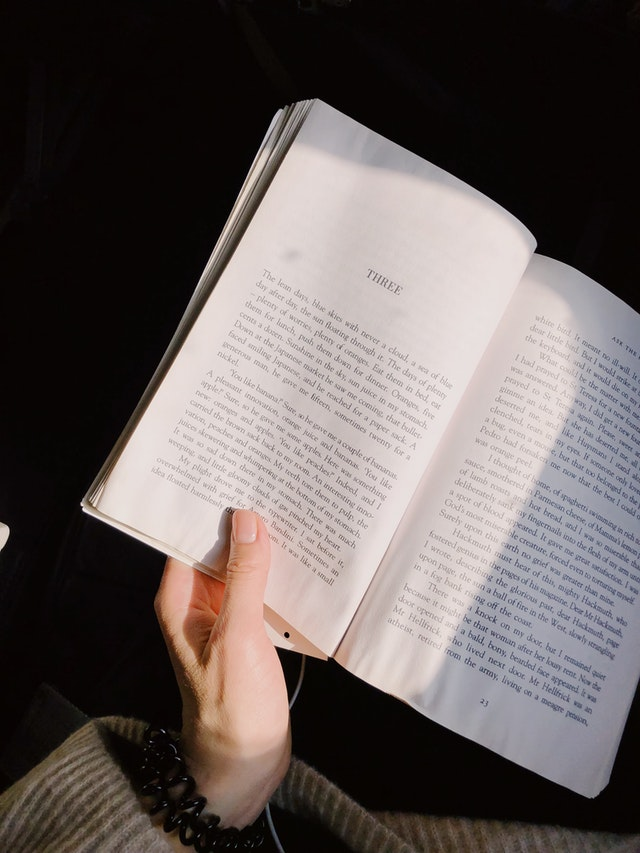
#> input picture book.jpg, 640 x 853 px
$ jupyter execute --allow-errors 13-binarization.ipynb
#> lines starting #> are read from the running program, lines starting #| are printed output that depends on the picture; after the words box and inside, x2 and y2 are one past the last pixel; in counts of white or black regions, pixels touching at a corner belong together
# 13. 이진화

[cell 1]
import cv2

img = cv2.imread('book.jpg', cv2.IMREAD_GRAYSCALE)
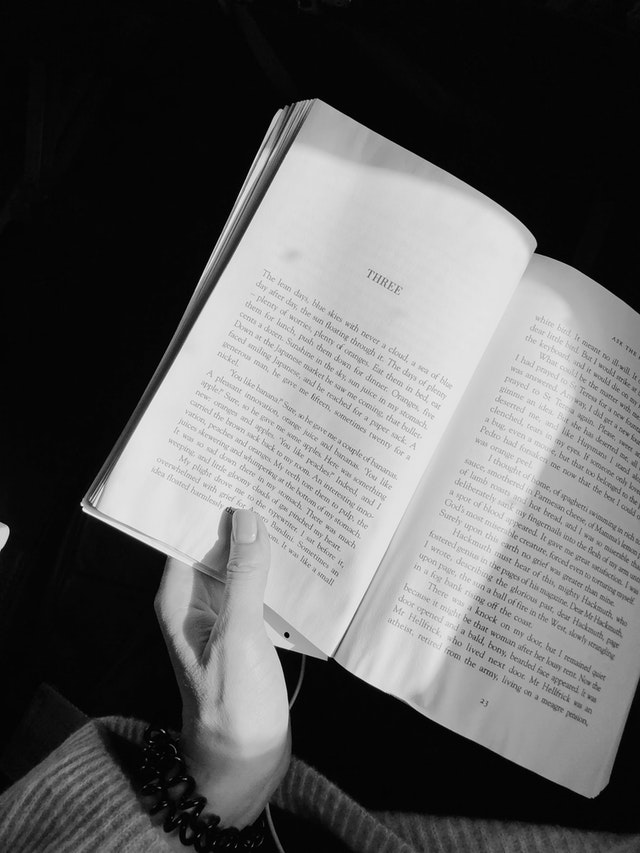
#> img: shape (853, 640); min 0, max 249, mean 94.8

#> (the rest of this cell did not finish here and is left out)

## Trackbar(값 변화에 따른 변형 확인)

[cell 2]
import cv2
img = cv2.imread('book.jpg', cv2.IMREAD_GRAYSCALE)

def empty(pos) :
    # print(pos)
    pass


name = 'Trackbar'
cv2.namedWindow(name)

cv2.createTrackbar('threshold', name, 127, 255, empty) # 트랙바를 만든다. 트랙바의 이름, 만들 윈도우 이름, 범위, 이벤트 처리 등을 인자로 넣는다.
# bar 이름, 창의 이름, 초기값, 최대값, (트랙바 움직였을 때의?) 이벤트 처리

while True : # 동영상 처리와 같다.
    thresh = cv2.getTrackbarPos('threshold', name) # bar 이름, 창의 이름.
    # getTrackbarPos()는 현재 트랙바의 위치(쓰레시홀드 숫자를 나타내므로 int형일 것.)를 반환한다.
    # print(type(thresh))  # <class 'int'>
    ret, binary = cv2.threshold(img, thresh, 255, cv2.THRESH_BINARY)
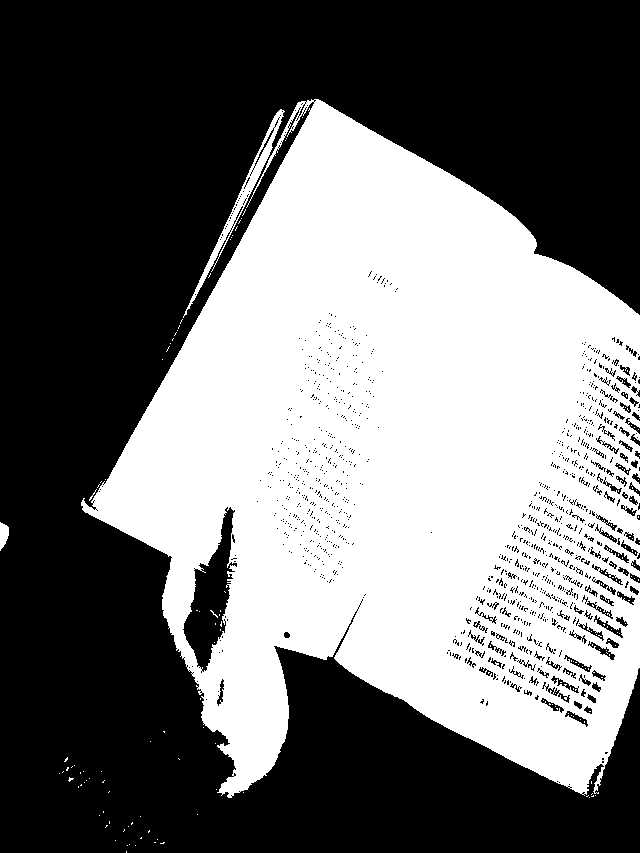
#> binary: shape (853, 640); 44.1% white; 190 white regions (187 under 20 px), largest, box (x1, y1, x2, y2) and area: (81, 99, 640, 798) 238350, (183, 109, 285, 318) 1652, (0, 522, 9, 551) 181
#> ret = 127

    if not ret :
        break

    cv2.imshow(name, binary)
    if cv2.waitKey(1) == ord('q') :
#> (key q is pressed here)
        break

cv2.destroyAllWindows()

## threshold

[cell 3]
# 트랙바 움직임에 따른 쓰레시홀드의 변화를 볼 수 있다.
# 쓰레쉬홀드는 RGB 기반으로 이루어져있음을 알 수 있다. (진한회색 RGB는 127, 밝은 회색은 195이다.)

import cv2
img = cv2.imread('threshold.jpg', cv2.IMREAD_GRAYSCALE)
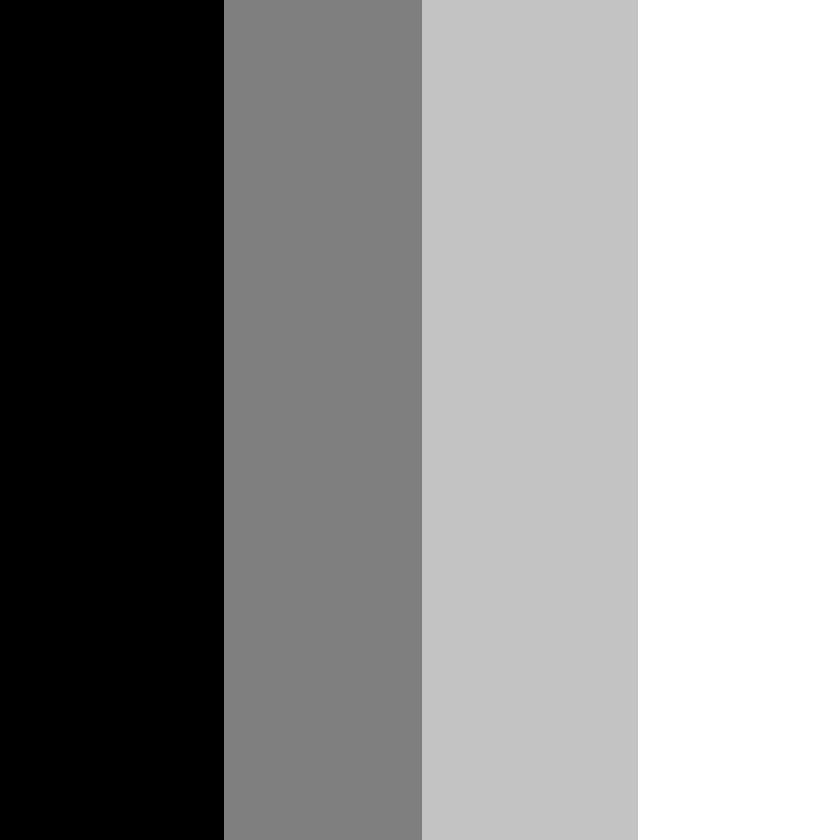
#> input picture threshold.jpg, 836 x 840 px
#> img is the input picture: shape (840, 836); min 0, max 255, mean 140.9

def empty(pos) :
    # print(pos)
    pass


name = 'Trackbar'
cv2.namedWindow(name)

cv2.createTrackbar('threshold', name, 127, 255, empty) # 트랙바를 만든다. 트랙바의 이름, 만들 윈도우 이름, 범위, 이벤트 처리 등을 인자로 넣는다.
# bar 이름, 창의 이름, 초기값, 최대값, (트랙바 움직였을 때의?) 이벤트 처리

while True : # 동영상 처리와 같다.
    thresh = cv2.getTrackbarPos('threshold', name) # bar 이름, 창의 이름.
    # getTrackbarPos()는 현재 트랙바의 위치(쓰레시홀드 숫자를 나타내므로 int형일 것.)를 반환한다.
    # print(type(thresh))  # <class 'int'>
    ret, binary = cv2.threshold(img, thresh, 255, cv2.THRESH_BINARY)
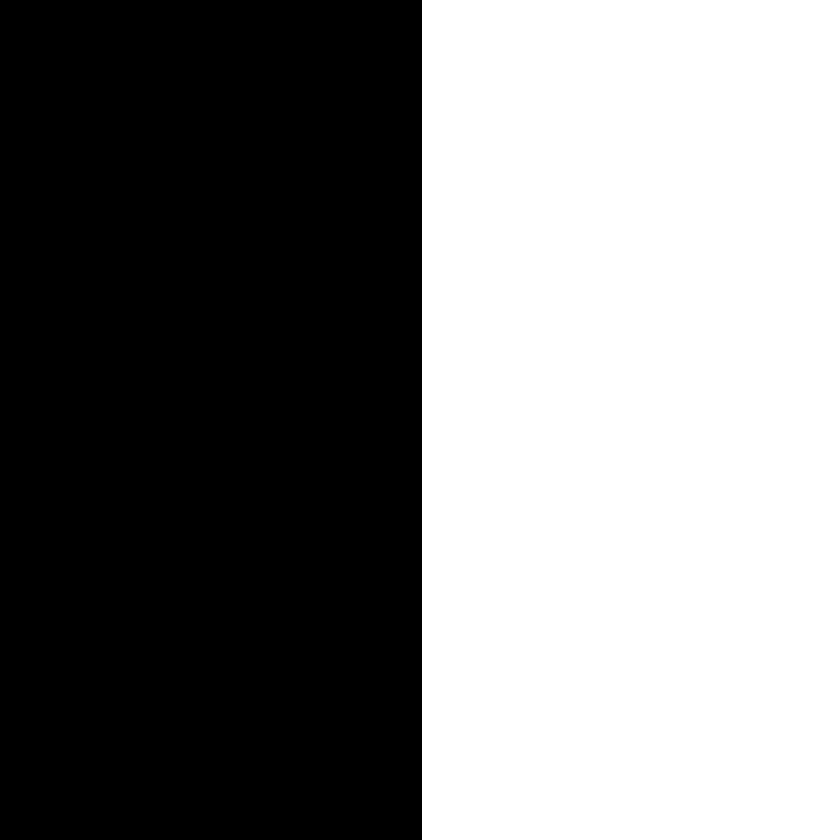
#> binary: shape (840, 836); 49.5% white; 1 white region, box (x1, y1, x2, y2) and area: (422, 0, 836, 840) 347760

    if not ret :
        break

    cv2.imshow(name, binary)
    if cv2.waitKey(1) == ord('q') :
#> (key q is pressed here)
        break

cv2.destroyAllWindows()
